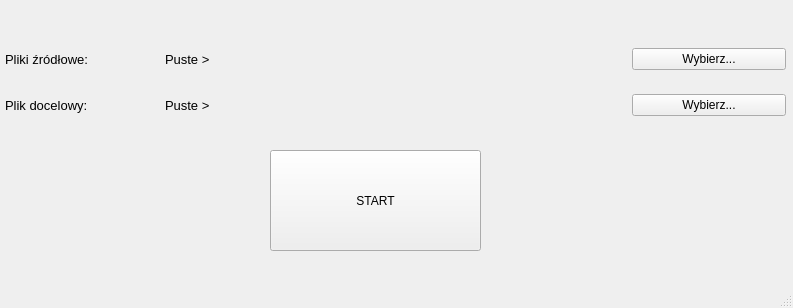
<?xml version="1.0" encoding="UTF-8"?>
<ui version="4.0">
 <class>MainWindow</class>
 <widget class="QMainWindow" name="MainWindow">
  <property name="geometry">
   <rect>
    <x>0</x>
    <y>0</y>
    <width>793</width>
    <height>308</height>
   </rect>
  </property>
  <property name="windowTitle">
   <string>MainWindow</string>
  </property>
  <widget class="QWidget" name="centralwidget">
   <widget class="QWidget" name="verticalLayoutWidget">
    <property name="geometry">
     <rect>
      <x>0</x>
      <y>30</y>
      <width>791</width>
      <height>104</height>
     </rect>
    </property>
    <layout class="QVBoxLayout" name="verticalLayout">
     <property name="sizeConstraint">
      <enum>QLayout::SetDefaultConstraint</enum>
     </property>
     <property name="leftMargin">
      <number>5</number>
     </property>
     <property name="rightMargin">
      <number>5</number>
     </property>
     <item>
      <layout class="QHBoxLayout" name="horizontalLayout" stretch="20,60,20">
       <item>
        <widget class="QLabel" name="label">
         <property name="font">
          <font>
           <pointsize>10</pointsize>
          </font>
         </property>
         <property name="text">
          <string>Pliki źródłowe:</string>
         </property>
        </widget>
       </item>
       <item>
        <widget class="QLabel" name="lblSourcePath">
         <property name="font">
          <font>
           <pointsize>10</pointsize>
          </font>
         </property>
         <property name="text">
          <string>Puste &gt;</string>
         </property>
        </widget>
       </item>
       <item>
        <widget class="QPushButton" name="btnPickSource">
         <property name="text">
          <string>Wybierz...</string>
         </property>
        </widget>
       </item>
      </layout>
     </item>
     <item>
      <layout class="QHBoxLayout" name="horizontalLayout_3" stretch="20,60,20">
       <item>
        <widget class="QLabel" name="label_3">
         <property name="font">
          <font>
           <pointsize>10</pointsize>
          </font>
         </property>
         <property name="text">
          <string>Plik docelowy:</string>
         </property>
        </widget>
       </item>
       <item>
        <widget class="QLabel" name="lblTargetPath">
         <property name="font">
          <font>
           <pointsize>10</pointsize>
          </font>
         </property>
         <property name="text">
          <string>Puste &gt;</string>
         </property>
        </widget>
       </item>
       <item>
        <widget class="QPushButton" name="btnPickTarget">
         <property name="text">
          <string>Wybierz...</string>
         </property>
        </widget>
       </item>
      </layout>
     </item>
    </layout>
   </widget>
   <widget class="QPushButton" name="btnStart">
    <property name="geometry">
     <rect>
      <x>270</x>
      <y>150</y>
      <width>211</width>
      <height>101</height>
     </rect>
    </property>
    <property name="text">
     <string>START</string>
    </property>
   </widget>
  </widget>
  <widget class="QMenuBar" name="menubar">
   <property name="geometry">
    <rect>
     <x>0</x>
     <y>0</y>
     <width>793</width>
     <height>21</height>
    </rect>
   </property>
  </widget>
  <widget class="QStatusBar" name="statusbar"/>
 </widget>
 <resources/>
 <connections/>
</ui>
